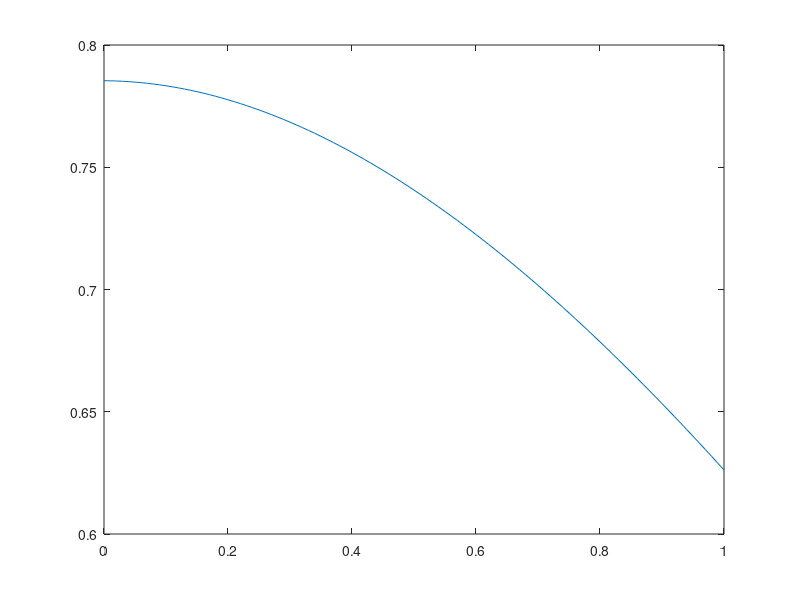

The MATLAB script that drew this image:
function rungekutta2ord
  t0=0;
  dt=0.01;
  tf=1;
  y1=pi/4;
  y2=0;
  L=10;
  g=9.81;
  w=0.5;
  it=0;
  
  for i=t0:dt:tf
    it=it+1;
    dy1=y2;
    dy2=-(g/L)*y1;
    k1=dt*dy1;
    k2=dt*dy2;
    
    tg=i+(dt/(2*w));
    y1g=y1+(k1/(2*w));
    y2g=y2+(k2/(2*w));
    dy1g=y2g;
    dy2g=-(g/L)*dy1g;
    k1g=dt*dy1g;
    k2g=dt*dy2g;
    
    vt(it)=i;
    vy1(it)=y1;
    
    y1=y1+(1-w)*k1+w*k1g;
    y2=y2+(1-w)*k2+w*k2g;
  endfor
  plot(vt,vy1);
endfunction